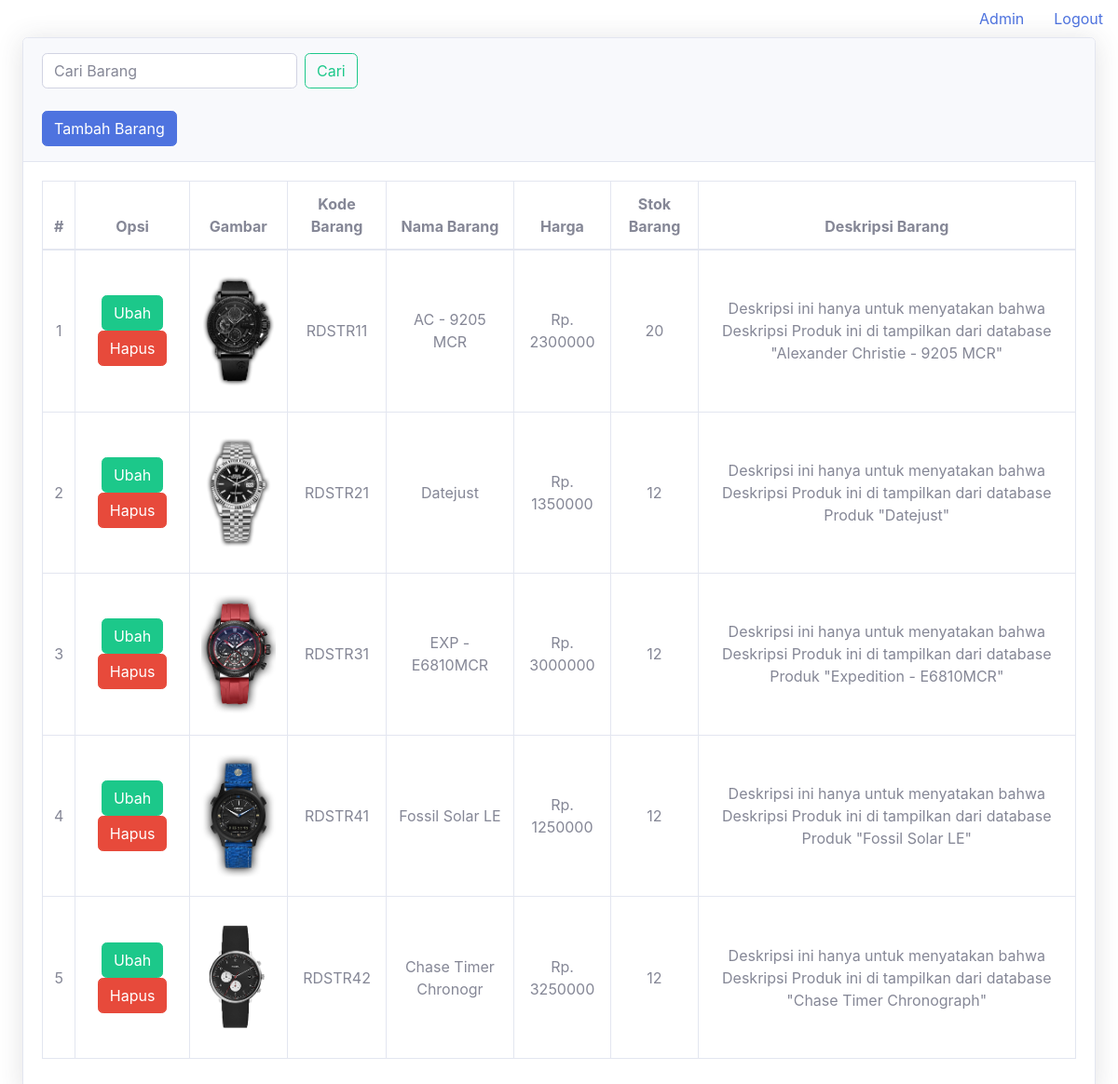
The page /frontEnd/php/admin.php (signed in) on the database its author committed.
### tables this page shows
CREATE TABLE `produk` (
  `kode_barang` int(11) NOT NULL,
  `kode_kategori` int(11) NOT NULL,
  `nama_barang` varchar(20) NOT NULL,
  `ukuran` varchar(10) NOT NULL,
  `harga` int(11) NOT NULL,
  `stok_barang` int(11) NOT NULL,
  `gambar_produk` varchar(20) NOT NULL,
  `deskripsi_produk` varchar(250) NOT NULL
);

### frontEnd/php/functions.php (called while the page is built, shortened)
<?php
function koneksi()
{
  $conn = mysqli_connect("localhost", "root", "");
  mysqli_select_db($conn, "pw_tugasbesar_153040116");
  return $conn;
}
function produk($sql_p)
{
  $conn = koneksi();
  $db_p = mysqli_query($conn, "$sql_p");
  $rows_p = [];
  while ($row_p = mysqli_fetch_assoc($db_p)) {
    $rows_p[] = $row_p;
  }
  return $rows_p;
}

### frontEnd/php/admin.php (the view, shortened to what this page needs)
<?php
require 'functions.php';
$produk = produk("SELECT * FROM produk");
if (isset($_GET['cari'])) {
  $keyword = $_GET['keyword'];
  $produk = produk("SELECT * FROM produk WHERE
                  kode_barang LIKE '%$keyword%' OR
                  nama_barang LIKE '%$keyword%' OR
                  ukuran LIKE '%$keyword%' OR
                  stok_barang LIKE '%$keyword%' OR
                  harga LIKE '%$keyword%' ");
} else {
  $produk = produk(" SELECT * FROM produk ");
}
?>
<!DOCTYPE html>
<html lang="en">
<head>
  <link rel="stylesheet" href="../css/style-2.css">
</head>
<body>
  <ul class="nav justify-content-end">
    <li class="nav-item">
      <a class="nav-link active" aria-current="page" href="">Admin</a>
    </li>
    <li class="nav-item">
      <a class="nav-link" href="logout.php">Logout</a>
    </li>
  </ul>
  <div class="container-fluid">
    <div class="card shadow mb-4">
      <div class="card-header py-3">
        <form action="" method="get" class="form-inline">
          <input class="form-control mr-sm-2" type="text" placeholder="Cari Barang" name="keyword" autofocus>
          <button class="btn btn-outline-success my-2 my-sm-0" type="submit" name="cari">Cari</button>
        </form><br>
        <a href="tambah.php"><button type="button" class="btn btn-primary" data-toggle="modal" data-target="#addadminprofile">
            Tambah Barang
          </button></a>
      </div>
      <div class="card-body">
        <div class="table-responsive">
          <table class="table table-bordered" id="dataTable" width="100%" cellspacing="0">
            <thead>
              <tr>
                <th> # </th>
                <th> Opsi </th>
                <th> Gambar </th>
                <th> Kode Barang </th>
                <th> Nama Barang </th>
                <th> Harga </th>
                <th> Stok Barang </th>
                <th> Deskripsi Barang </th>
              </tr>
            </thead>
            <tbody>
              <?php $i = 1; ?>
              <?php foreach ($produk as $prod) : ?>
                <tr>
                  <td> <?= $i; ?> </td>
                  <td>
                    <a href="ubah.php?kode_barang=<?= $prod['kode_barang']; ?>"><button type=" submit" name="edit_btn" class="btn btn-success">Ubah</button></a>
                    <a href="hapus.php?kode_barang=<?= $prod['kode_barang']; ?>" onclick="return confirm ('Hapus Data Barang ?')"><button type="submit" name="delete_btn" class="btn btn-danger">Hapus</button></a>
                  </td>
                  <td><img src="../assets/img/products/<?= $prod['gambar_produk']; ?>"></td>
                  <td>RDSTR<?= $prod['kode_barang']; ?></td>
                  <td><?= $prod['nama_barang']; ?></td>
                  <td>Rp. <?= $prod['harga']; ?></td>
                  <td><?= $prod['stok_barang']; ?></td>
                  <td><?= $prod['deskripsi_produk']; ?></td>
                </tr>
                <?php $i++; ?>
              <?php endforeach; ?>
            </tbody>
          </table>
        </div>
      </div>
</body>
</html>

### rows shown on the page
produk: gambar_produk (picture), kode_barang "11", nama_barang "AC - 9205 MCR", harga "2300000", stok_barang "20", deskripsi_produk "Deskripsi ini hanya untuk menyatakan bahwa Deskripsi Produk ini di tampilkan dari database \"Alexander Christie - 9205 MCR\""
produk: gambar_produk (picture), kode_barang "21", nama_barang "Datejust", harga "1350000", stok_barang "12", deskripsi_produk "Deskripsi ini hanya untuk menyatakan bahwa Deskripsi Produk ini di tampilkan dari database Produk \"Datejust\""
produk: gambar_produk (picture), kode_barang "31", nama_barang "EXP - E6810MCR", harga "3000000", stok_barang "12", deskripsi_produk "Deskripsi ini hanya untuk menyatakan bahwa Deskripsi Produk ini di tampilkan dari database Produk \"Expedition - E6810MCR\""
produk: gambar_produk (picture), kode_barang "41", nama_barang "Fossil Solar LE", harga "1250000", stok_barang "12", deskripsi_produk "Deskripsi ini hanya untuk menyatakan bahwa Deskripsi Produk ini di tampilkan dari database Produk \"Fossil Solar LE\""
produk: gambar_produk (picture), kode_barang "42", nama_barang "Chase Timer Chronogr", harga "3250000", stok_barang "12", deskripsi_produk "Deskripsi ini hanya untuk menyatakan bahwa Deskripsi Produk ini di tampilkan dari database \"Chase Timer Chronograph\""
